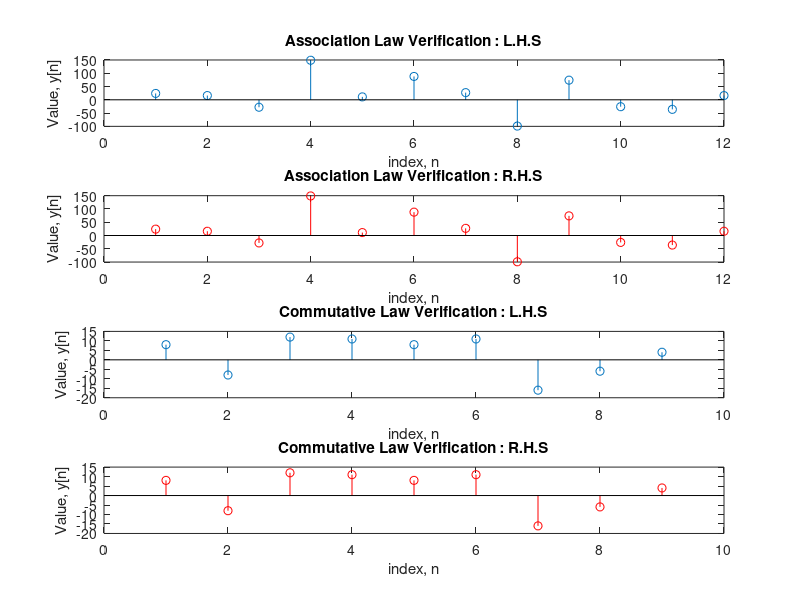

MATLAB code for this plot:
clc; clear; close all;

% Inputs
x1 = [2 -3 3 4 -2];
x2 = [4 2 3 -1 -2];
x3 = [3 5 -3 4];
% Association Law Verification
y = conv(x2, x3);
y1 = conv(y, x1);
subplot(4, 1, 1);
stem(y1);
title('Association Law Verification : L.H.S');
xlabel('index, n');
ylabel('Value, y[n]');
y2 = conv(x1, x2);
y3 = conv(y2, x3);
subplot(4, 1, 2);
stem(y3, 'r');
title('Association Law Verification : R.H.S');
xlabel('index, n');
ylabel('Value, y[n]');

%Commutative Law Verification
y4 = conv(x1, x2);
subplot(4, 1, 3);
stem(y4);
title('Commutative Law Verification : L.H.S');
xlabel('index, n');
ylabel('Value, y[n]');
y5 = conv(x2, x1);
subplot(4, 1, 4);
stem(y5, 'r');
title('Commutative Law Verification : R.H.S');
xlabel('index, n');
ylabel('Value, y[n]');
